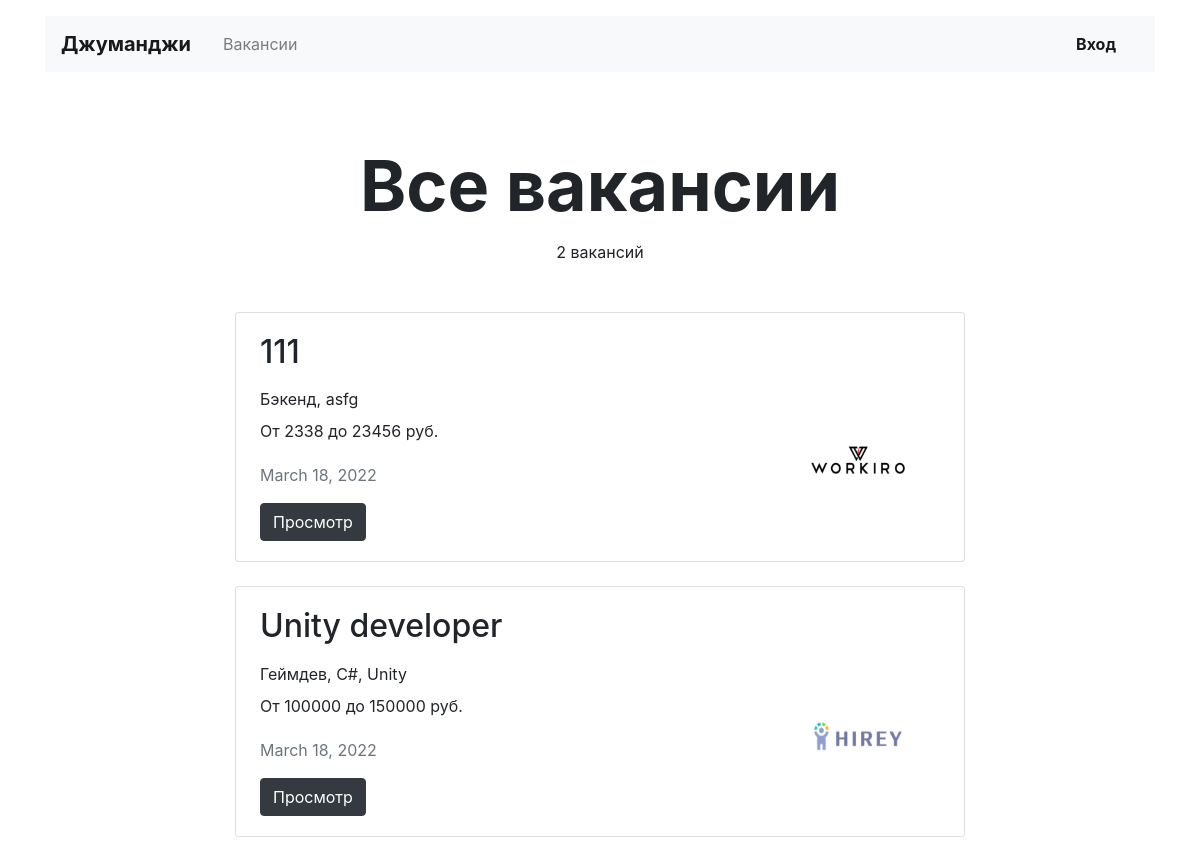
Page /vacancies/ on the committed database.
### work/models.py (models this page shows, shortened)
class Vacancy(models.Model):
    title = models.CharField(max_length=50)
    speciality = models.ForeignKey(Specialty, on_delete=models.CASCADE, related_name='vacancies')
    company = models.ForeignKey(Company, on_delete=models.CASCADE, related_name='vacancies')
    skills = models.CharField(max_length=255)
    description = models.TextField()
    salary_min = models.IntegerField()
    salary_max = models.IntegerField()
    posted = models.DateField()

class Specialty(models.Model):
    code = models.CharField(max_length=50)
    title = models.CharField(max_length=50)
    picture = models.ImageField(default='https://place-hold.it/100x60', upload_to=MEDIA_SPECIALITY_IMAGE_DIR)

class Company(models.Model):
    name = models.CharField(max_length=50)
    location = models.CharField(max_length=50)
    logo = models.ImageField(default='https://place-hold.it/100x60', upload_to=MEDIA_COMPANY_IMAGE_DIR)
    description = models.TextField()
    employee_count = models.IntegerField()
    owner = models.OneToOneField(User, on_delete=models.CASCADE)

### work/views.py (the view)
# urls.py: path('vacancies/', view.list_vacancies_view, name='vacancies'),
def list_vacancies_view(request):
    vacancies = mdl.Vacancy.objects.all()
    return render(request, "work/vacancies.html", context={
        "vacancies": vacancies,
        "count": len(vacancies),
    })

### work/templates/work/vacancies.html
{% extends "work/base.html" %}
{% block content %}
  <main class="container mt-3">
    <section>
      <h1 class="h1 text-center mx-auto mt-4 pt-5" style="font-size: 70px;"><strong>Все вакансии</strong></h1>
      <p class="text-center pt-1">{{ count }} вакансий</p>
      <div class="row mt-5">
        <div class="col-12 col-lg-8 offset-lg-2 m-auto">
          {% for vac in vacancies %}
          <div class="card mb-4">
            <div class="card-body px-4">
              <div class="row">
                <div class="col-12 col-md-8 col-lg-9">
                  <h2 class="h2 pb-2">{{ vac.title }}</h2>
                  <p class="mb-2">{{ vac.speciality.title }}, {{ vac.skills }}</p>
                  <p>От {{ vac.salary_min }} до {{ vac.salary_max }} руб.</p>
                  <p class="text-muted pt-1">{{ vac.posted }}</p>
                </div>
                <div class="col-12 col-md-4 col-lg-3 d-flex align-items-end">
                  <a href="{% url 'vacancy' vac.id %}"><img src="{{ vac.company.logo.url }}" width="130" height="80" alt=""></a>
                </div>
              </div>
              <a href="{% url 'vacancy' vac.id %}" class="btn btn-dark">Просмотр</a>
            </div>
          </div>
          {% endfor %}
        </div>
      </div>
    </section>
  </main>
{% endblock content %}

### rows in the picture
Vacancy: title "111", speciality "Бэкенд", skills "asfg", salary_min "2338", salary_max "23456", posted "March 18, 2022", company.logo (picture)
Vacancy: title "Unity developer", speciality "Геймдев", skills "C#, Unity", salary_min "100000", salary_max "150000", posted "March 18, 2022", company.logo (picture)

### other values in the picture
{{ count }} "2"
